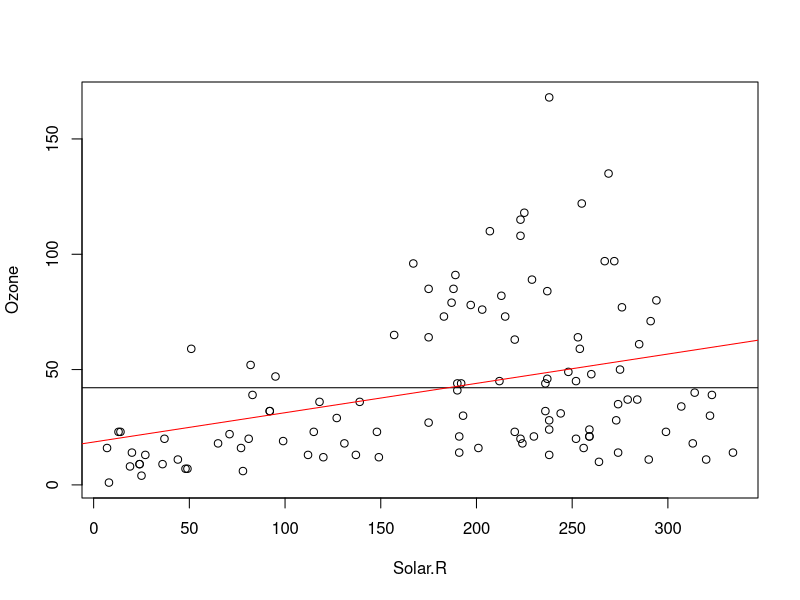
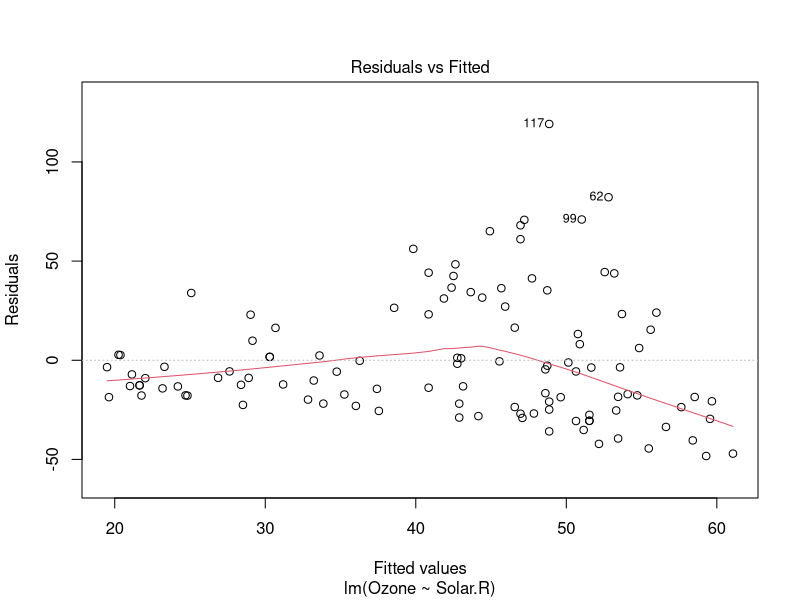
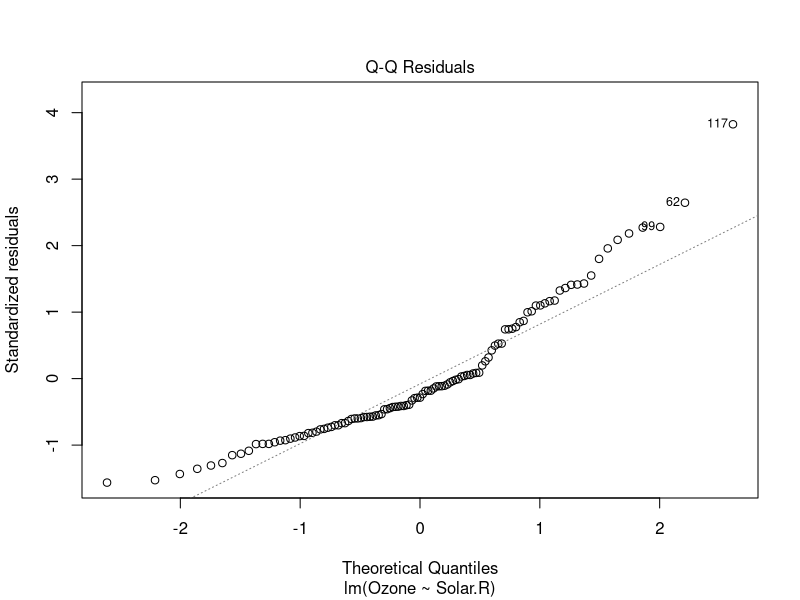
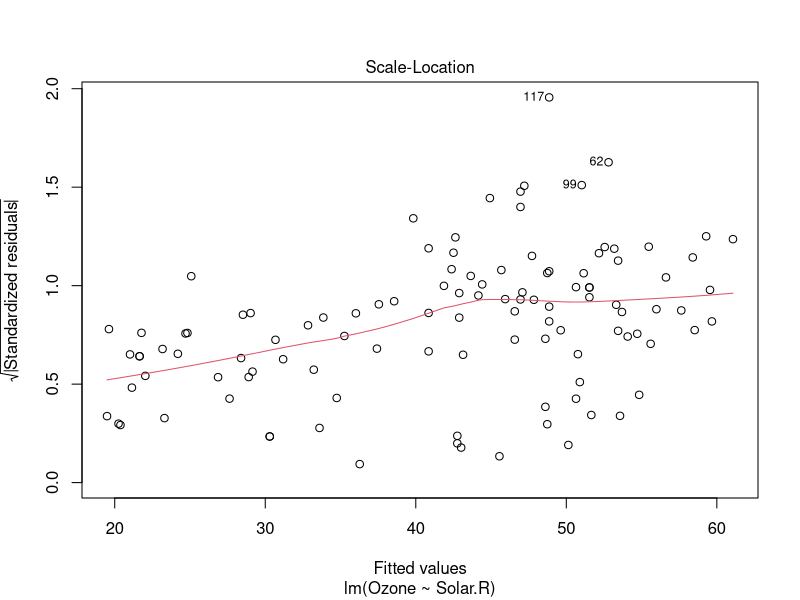
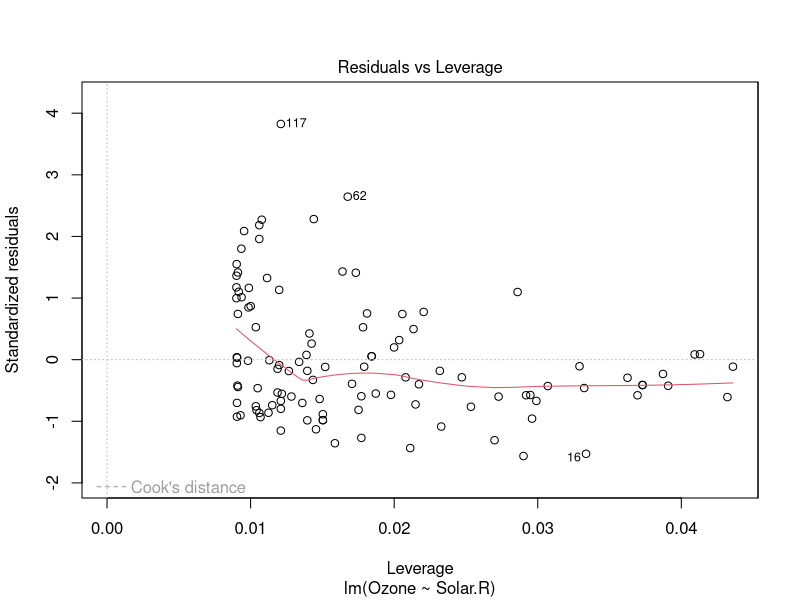
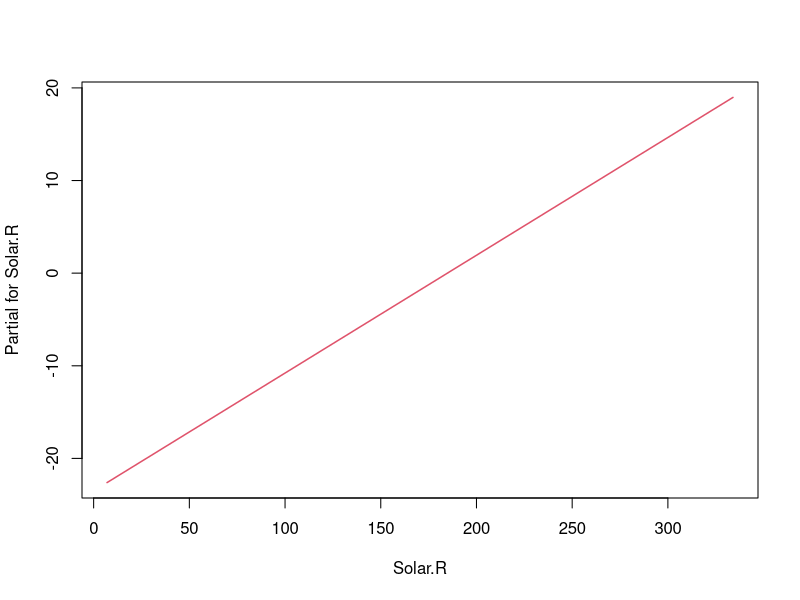
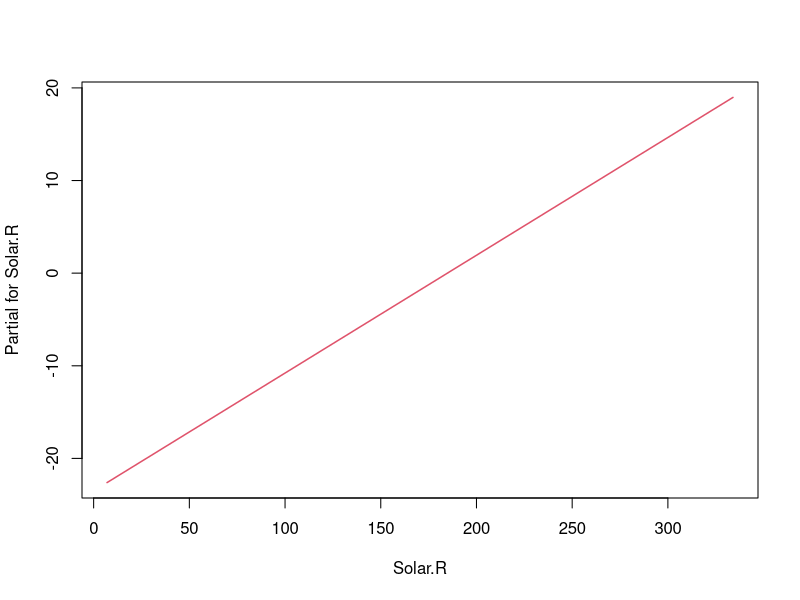

Source code (R) for these figures, in order:
#Linear Regression of Ozone and Solar Radiation
data("airquality")

# "airquality" data have 6 columns: Ozone Solar.R Wind Temp Month Day
Ozone=airquality$Ozone
Solar.R=airquality$Solar.R
mean.Ozone=mean(Ozone,na.rm=T)

#Plot ozone and solar radiation
plot(Solar.R,Ozone) 

#Plot mean value of ozone ("h" = horizontal line)
abline(h=mean.Ozone) 

#Use a linear model to fit a regression line
model1=lm(Ozone~Solar.R)

#
model1 

#Plot the line
abline(model1,col="red")  


#Look at the residuals
plot(model1)

#
termplot(model1)

#summarize the model
summary(model1)

termplot(model1)